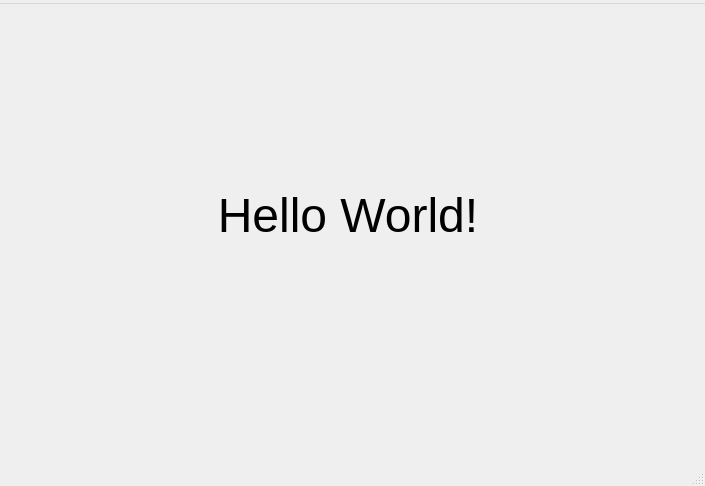
<?xml version="1.0" encoding="UTF-8"?>
<ui version="4.0">
 <class>MainWindow</class>
 <widget class="QMainWindow" name="MainWindow">
  <property name="geometry">
   <rect>
    <x>0</x>
    <y>0</y>
    <width>705</width>
    <height>486</height>
   </rect>
  </property>
  <property name="sizePolicy">
   <sizepolicy hsizetype="Preferred" vsizetype="Preferred">
    <horstretch>1</horstretch>
    <verstretch>1</verstretch>
   </sizepolicy>
  </property>
  <property name="windowTitle">
   <string>MainWindow</string>
  </property>
  <widget class="QWidget" name="centralwidget">
   <property name="sizePolicy">
    <sizepolicy hsizetype="Preferred" vsizetype="Preferred">
     <horstretch>1</horstretch>
     <verstretch>1</verstretch>
    </sizepolicy>
   </property>
   <widget class="QLabel" name="label">
    <property name="geometry">
     <rect>
      <x>210</x>
      <y>180</y>
      <width>276</width>
      <height>62</height>
     </rect>
    </property>
    <property name="sizePolicy">
     <sizepolicy hsizetype="Preferred" vsizetype="Preferred">
      <horstretch>0</horstretch>
      <verstretch>0</verstretch>
     </sizepolicy>
    </property>
    <property name="font">
     <font>
      <pointsize>36</pointsize>
     </font>
    </property>
    <property name="frameShape">
     <enum>QFrame::Shape::NoFrame</enum>
    </property>
    <property name="frameShadow">
     <enum>QFrame::Shadow::Plain</enum>
    </property>
    <property name="midLineWidth">
     <number>2</number>
    </property>
    <property name="text">
     <string>Hello World!</string>
    </property>
    <property name="scaledContents">
     <bool>true</bool>
    </property>
    <property name="alignment">
     <set>Qt::AlignmentFlag::AlignCenter</set>
    </property>
   </widget>
  </widget>
  <widget class="QMenuBar" name="menubar">
   <property name="geometry">
    <rect>
     <x>0</x>
     <y>0</y>
     <width>705</width>
     <height>23</height>
    </rect>
   </property>
   <widget class="QMenu" name="menuNew_Window">
    <property name="title">
     <string/>
    </property>
   </widget>
   <addaction name="menuNew_Window"/>
  </widget>
  <widget class="QStatusBar" name="statusbar"/>
 </widget>
 <resources/>
 <connections/>
</ui>
